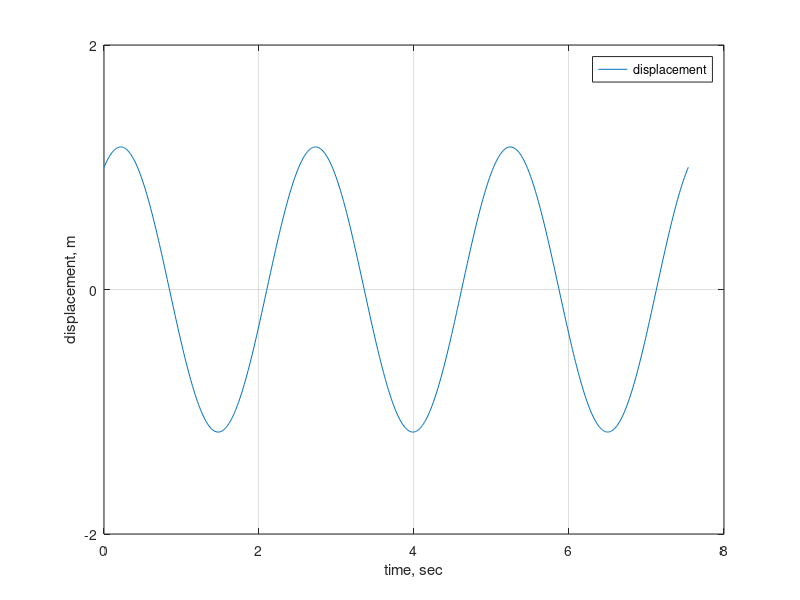

The MATLAB source for this figure:
%Example: Equation 2 will be implemented in matlab
%Parameters
xo=1.00;  % Initial displacement, m
vo=1.50;  % Initial velocity, m/s
k=25000;  % Spring constant, N/m
m=4000;   % Mass kg,
%Calculate
wn = (k/m)^0.5; % natural frequency, 1/s
Ao= sqrt(xo^2+(vo/wn)^2); %Amplitude, m
fo=atan(vo/(xo*wn)); % Phase angle, rad
%store data
xr=[]; % for displacement
tr=[]; % for time
for t=0:0.01*pi/wn:6*pi/wn
    x=Ao*cos(wn*t-fo);
    xr=[xr x];
    tr=[tr t];
end
    plot(tr,xr)
    grid
    xlabel('time, sec')
    ylabel('displacement, m')
    ylim([-2 2])
    yticks([-2 0 2])
    legend('displacement','Location','northeast')